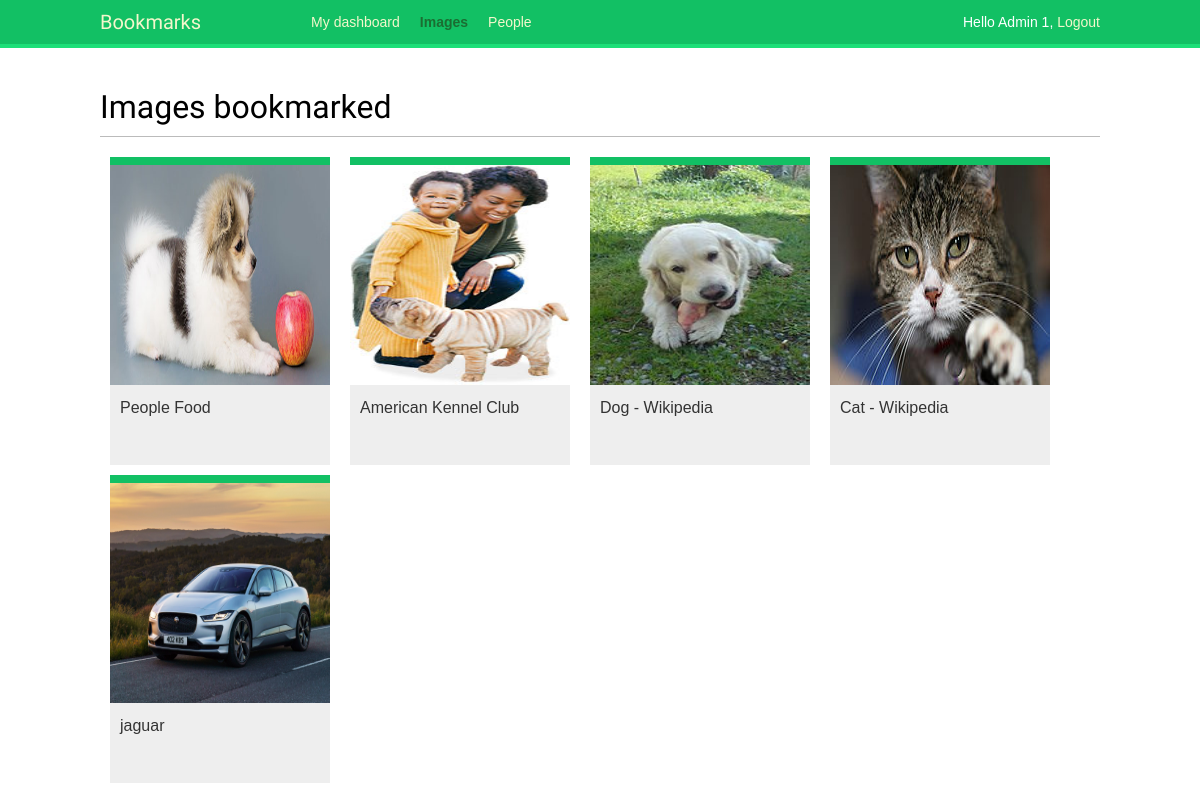
The app's page /images/ (signed in) with its own data.
### images/models.py (models this page shows, shortened)
class Image(models.Model):
  user = models.ForeignKey(settings.AUTH_USER_MODEL,
                            related_name='images_created',
                            on_delete=models.CASCADE)
  title = models.CharField( max_length=200)
  slug = models.SlugField(max_length=200,blank=True)
  url = models.URLField()
  image = models.ImageField( upload_to='images/%Y/%m/%d/')
  description = models.TextField(blank=True)
  created = models.DateField( auto_now_add=True,db_index=True)
  users_like = models.ManyToManyField(settings.AUTH_USER_MODEL,
                                      related_name='images_liked',blank=True)
  def get_absolute_url(self):
    return reverse('images:detail', args=[self.id,self.slug])

### images/views.py (the view)
# urls.py: path('', views.image_list, name='list'),
@login_required
def image_list(request):
    images = Image.objects.all()
    paginator = Paginator(images,8)
    page = request.GET.get('page')
    try:
        images = paginator.page(page)
    except PageNotAnInteger:
        images = paginator.page(1)
    except EmptyPage:
        if request.is_ajax():
            return HttpResponse('')
        images = paginator.page(paginator.num_pages)
    if request.is_ajax():
        return render(request,'images/image/list_ajax.html',{'section':'images','images':images})
    return render(request,'images/image/list.html',{'section':'images','images':images})

### images/templates/images/image/list.html (shortened to what this page needs)
{% extends 'base.html' %}
{% block content %}
  <h1>Images bookmarked</h1>
  <div id="image-list">
    {% include 'images/image/list_ajax.html' %}
  </div>
{% endblock content %}

### account/templates/base.html (shortened to what this page needs)
{% load staticfiles %}
<!DOCTYPE html>
<html>
<head>
  <link rel="stylesheet" href="{% static "/css/base.css" %}">
</head>
<body>
  <div id="header">
    <span class="logo">Bookmarks</span>
    {% if request.user.is_authenticated %}
    <ul class="menu">
        <li   {% if section == "dashboard" %}class="selected"{% endif %}>
            <a href=" {% url "dashboard" %}"> My dashboard</a>
        </li>
        <li   {% if section == "images" %}class="selected"{% endif %}>
            <a href=" {% url "images:list" %}"> Images</a>
        </li>
        <li   {% if section == "people" %}class="selected"{% endif %}>
            <a href="{% url "user_list" %}"> People</a>
        </li>
    </ul>
    {% endif %}
    <span class="user">
        {% if request.user.is_authenticated %}
          Hello {{request.user.first_name}},
          <a href="{% url "logout" %}">Logout</a>
        {% else %}
        <a href="{% url "login" %}">Login</a>
        {% endif %}
    </span>
  </div>
  <div id="content">
      {% block content %}
      {% endblock content %}
  </div>
</body>
</html>

### images/templates/images/image/list_ajax.html
{% load thumbnail %}
{% for image in images %}
  <div class="image">
    <a href="{{ image.get_absolute_url }}">
      {% thumbnail image.image "300x300" crop="100%" as im %}
        <a href="{{ image.get_absolute_url }}">
          <img src="{{ im.url }}">
        </a>
      {% endthumbnail %}
    </a>
    <div class="info">
      <a href="{{ image.get_absolute_url }}" class="title">
        {{ image.title }}
      </a>
    </div>
  </div>
{% endfor %}

### account/static/css/base.css (style rules this page uses)
body { margin:0; padding:0; font-family:helvetica, sans-serif; }
a { color:#12c064; text-decoration:none; }
h1, h2, h3, h4, h5 , h6 { font-family: 'Muli', sans-serif; font-weight:normal; }
h1 { border-bottom:1px solid #bbb; padding:0 0 10px 0; margin:10px 0 20px 0; }
#header { padding:10px 100px; font-size:14px; background:#12c064; color:#fff; border-bottom:4px solid #1cdf78; overflow:auto; }
#header .logo { font-family: 'Muli', sans-serif; float:left; color:#f3f7cc; font-size:20px; margin-right:10%; }
#header ul.menu { list-style:none; float:left; margin:0; padding:0; }
#header ul.menu li { float:left; padding:4px 10px; }
#header ul.menu li.selected a, #header ul.menu li.selected a:hover { color:#1b6d32; font-weight:bold; }
#header a { color:#f3f7cc; }
#header .user { float:right; padding-top:4px; }
#content { padding:30px 100px; }
#image-list { overflow:auto; }
#image-list .image { float:left; width:220px; height:300px; margin:0 10px 10px 10px; border-top:8px solid #12c064; background:#eee; }
#image-list img { width:220px; height:220px; }
#image-list .info { padding:10px; }
#image-list .info a { color:#333; }

### records on screen
Image: shows a picture, title "People Food"
Image: shows a picture, title "American Kennel Club"
Image: shows a picture, title "Dog - Wikipedia"
Image: shows a picture, title "Cat - Wikipedia"
Image: shows a picture, title "jaguar"

### other values on screen
{{ request.user.first_name }} "Admin 1"
